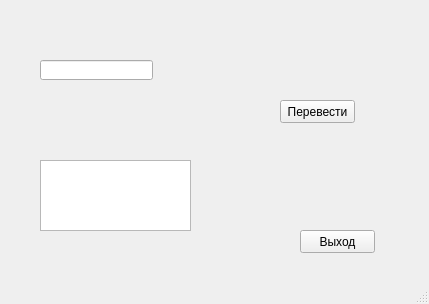
<?xml version="1.0" encoding="UTF-8"?>
<ui version="4.0">
 <class>MainWindow</class>
 <widget class="QMainWindow" name="MainWindow">
  <property name="geometry">
   <rect>
    <x>0</x>
    <y>0</y>
    <width>429</width>
    <height>304</height>
   </rect>
  </property>
  <property name="windowTitle">
   <string>MainWindow</string>
  </property>
  <widget class="QWidget" name="centralwidget">
   <widget class="QLineEdit" name="lineEdit">
    <property name="geometry">
     <rect>
      <x>40</x>
      <y>60</y>
      <width>113</width>
      <height>20</height>
     </rect>
    </property>
   </widget>
   <widget class="QPushButton" name="pushButton">
    <property name="geometry">
     <rect>
      <x>280</x>
      <y>100</y>
      <width>75</width>
      <height>23</height>
     </rect>
    </property>
    <property name="text">
     <string>Перевести</string>
    </property>
   </widget>
   <widget class="QPushButton" name="pushButton_2">
    <property name="geometry">
     <rect>
      <x>300</x>
      <y>230</y>
      <width>75</width>
      <height>23</height>
     </rect>
    </property>
    <property name="text">
     <string>Выход</string>
    </property>
   </widget>
   <widget class="QTextEdit" name="textEdit">
    <property name="geometry">
     <rect>
      <x>40</x>
      <y>160</y>
      <width>151</width>
      <height>71</height>
     </rect>
    </property>
   </widget>
  </widget>
  <widget class="QMenuBar" name="menubar">
   <property name="geometry">
    <rect>
     <x>0</x>
     <y>0</y>
     <width>429</width>
     <height>21</height>
    </rect>
   </property>
  </widget>
  <widget class="QStatusBar" name="statusbar"/>
 </widget>
 <resources/>
 <connections>
  <connection>
   <sender>pushButton_2</sender>
   <signal>clicked()</signal>
   <receiver>MainWindow</receiver>
   <slot>close()</slot>
   <hints>
    <hint type="sourcelabel">
     <x>336</x>
     <y>257</y>
    </hint>
    <hint type="destinationlabel">
     <x>278</x>
     <y>210</y>
    </hint>
   </hints>
  </connection>
  <connection>
   <sender>pushButton</sender>
   <signal>clicked()</signal>
   <receiver>MainWindow</receiver>
   <slot>generate()</slot>
   <hints>
    <hint type="sourcelabel">
     <x>302</x>
     <y>128</y>
    </hint>
    <hint type="destinationlabel">
     <x>322</x>
     <y>69</y>
    </hint>
   </hints>
  </connection>
 </connections>
 <slots>
  <slot>generate()</slot>
 </slots>
</ui>
